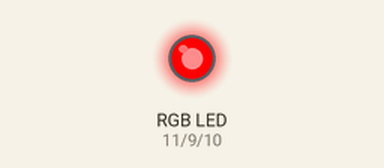
Simulated run of this sketch. Board: Arduino Uno, built with avr-gcc and run on an emulated ATmega328P. On the bench: an RGB LED mixed from three pins (HIGH = lit).

Above: at 0.1 s.
At 0.8 s:
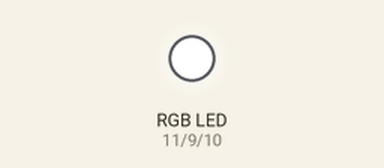
At 3.6 s:
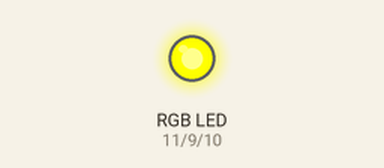
At 6.3 s:
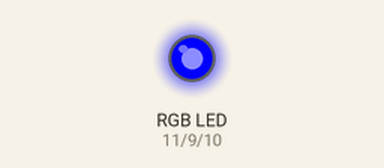
At 16.1 s:
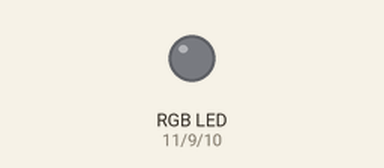
Timing chart, 0 to 17.6 s (numbered marks = the images above):
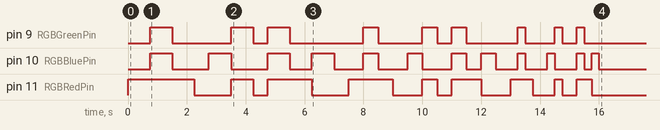

The sketch:

Level_2.ino
```cpp
//Name: Alex Dorodko
//Date: 25/SEP/2020
//Purpose: Shows a "lightshow", which flashes 3 flag's colors  which correspond to my culture. The flags flash fasster and faster. The program uses a for loop to be more efficient.

int RGBGreenPin = 9; //The green RGB LED is connected pin 9 of the Arduino.
int RGBBluePin = 10; //The blue RGB LED is connected pin 10 of the Arduino.
int RGBRedPin = 11; //The red RGB LED is connected pin 11 of the Arduino.

void setup()
{
//The Setup function runs once.
pinMode(RGBRedPin, OUTPUT); //Setup red RGB LED pin as an output pin.
pinMode(RGBGreenPin, OUTPUT); //Setup green RGB LED pin as an output pin.
pinMode(RGBBluePin, OUTPUT); //Setup blue RGB LED pin as an output pin.
}

void loop()
{

for (int i = 750; i >= 0; i -= 250)
	{

  	//Canadian Flag
    //Display Red
	digitalWrite(RGBRedPin, HIGH); //Turn on RED
	delay(i); //Wait
	digitalWrite(RGBRedPin, LOW); //Turn off Red

  	//Display White (Red + Blue + Green)
	digitalWrite(RGBRedPin, HIGH); //Turn on RED
	digitalWrite(RGBBluePin, HIGH); //Turn on BLUE
	digitalWrite(RGBGreenPin, HIGH); //Turn on GREEN
	delay(i); //Wait
	digitalWrite(RGBRedPin, LOW); //Turn off RED
	digitalWrite(RGBBluePin, LOW); //Turn off BLUE
	digitalWrite(RGBGreenPin, LOW); //Turn off GREEN

  	//Display Red
	digitalWrite(RGBRedPin, HIGH); //Turn on RED
	delay(i); //Wait
	digitalWrite(RGBRedPin, LOW); //Turn off Red


  	delay(500);// delay to wait between flags


  	//Ukrainian Flag
  	//Display Blue
	digitalWrite(RGBBluePin, HIGH); //Turn on RED
	delay(i); //Wait
	digitalWrite(RGBBluePin, LOW); //Turn off Red

  	//Display Yellow (Red + Green)
	digitalWrite(RGBRedPin, HIGH); //Turn on RED
	digitalWrite(RGBGreenPin, HIGH); //Turn on RED
	delay(i); //Wait
	digitalWrite(RGBRedPin, LOW); //Turn off Red
	digitalWrite(RGBGreenPin, LOW); //Turn of RED

	delay(500);// delay to wait between flags

  	//Russian Flag
  	//Display White (Red + Blue + Green)
	digitalWrite(RGBRedPin, HIGH); //Turn on RED
	digitalWrite(RGBBluePin, HIGH); //Turn on BLUE
	digitalWrite(RGBGreenPin, HIGH); //Turn on GREEN
	delay(i); //Wait
	digitalWrite(RGBRedPin, LOW); //Turn off RED
	digitalWrite(RGBBluePin, LOW); //Turn off BLUE
	digitalWrite(RGBGreenPin, LOW); //Turn off GREEN

  	//Display Red
	digitalWrite(RGBRedPin, HIGH); //Turn on RED
	delay(i); //Wait
	digitalWrite(RGBRedPin, LOW); //Turn off Red

	//Display Blue
	digitalWrite(RGBBluePin, HIGH); //Turn on RED
	delay(i); //Wait
	digitalWrite(RGBBluePin, LOW); //Turn off Red

  	delay(500);// delay to wait between flags
   }
delay(1000000);


}
```

Measured:
- by itself, pin 9 (RGBGreenPin): LOW → HIGH at 0.75 s, → LOW 0.75 s later, → HIGH 2.0 s later, → LOW 0.75 s later, … (18 changes in this stretch)
- by itself, pin 10 (RGBBluePin): LOW → HIGH at 0.75 s, → LOW 0.75 s later, → HIGH 1.3 s later, → LOW 0.75 s later, … (24 changes in this stretch)
- by itself, pin 11 (RGBRedPin): LOW → HIGH at 0.00 s, → LOW 2.3 s later, → HIGH 1.3 s later, → LOW 0.75 s later, … (18 changes in this stretch)
